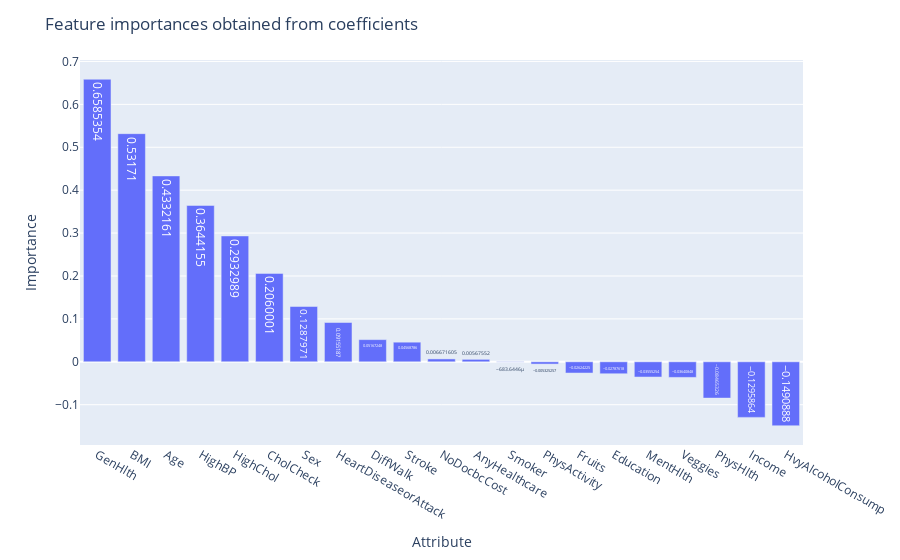

The notebook cell this image was saved under:
### Markdown cell above
##### Method 1: From Coefficients

### Code cell
model = LogisticRegression()
model.fit(X_train_scaled, y_train)
importances = pd.DataFrame(data={
    'Attribute': X_train.columns,
    'Importance': model.coef_[0]
})

importances = importances.sort_values(by='Importance', ascending=False)

fig = px.bar(importances, x="Attribute", y="Importance", text_auto=True)
fig.update_layout(barmode='relative', title_text="Feature importances obtained from coefficients")
fig.show()

### Figure 1 — Plotly figure (JSON) as saved in the notebook; plotly's stock layout.template omitted (floating-point values rounded to 4 significant figures)
{"data": [{"alignmentgroup": "True", "hovertemplate": "Attribute=%{x}<br>Importance=%{y}<extra></extra>", "legendgroup": "", "marker": {"color": "#636efa", "pattern": {"shape": ""}}, "name": "", "offsetgroup": "", "orientation": "v", "showlegend": false, "textposition": "auto", "texttemplate": "%{y}", "type": "bar", "x": ["GenHlth", "BMI", "Age", "HighBP", "HighChol", "CholCheck", "Sex", "HeartDiseaseorAttack", "DiffWalk", "Stroke", "NoDocbcCost", "AnyHealthcare", "Smoker", "PhysActivity", "Fruits", "Education", "MentHlth", "Veggies", "PhysHlth", "Income", "HvyAlcoholConsump"], "xaxis": "x", "y": [0.6585, 0.5317, 0.4332, 0.3644, 0.2933, 0.206, 0.1288, 0.09155, 0.05167, 0.04569, 0.006672, 0.005676, -0.0006836, -0.005325, -0.02624, -0.02788, -0.03555, -0.03641, -0.08465, -0.1296, -0.1491], "yaxis": "y"}], "layout": {"barmode": "relative", "legend": {"tracegroupgap": 0}, "margin": {"t": 60}, "title": {"text": "Feature importances obtained from coefficients"}, "xaxis": {"anchor": "y", "domain": [0, 1], "title": {"text": "Attribute"}}, "yaxis": {"anchor": "x", "domain": [0, 1], "title": {"text": "Importance"}}}}
